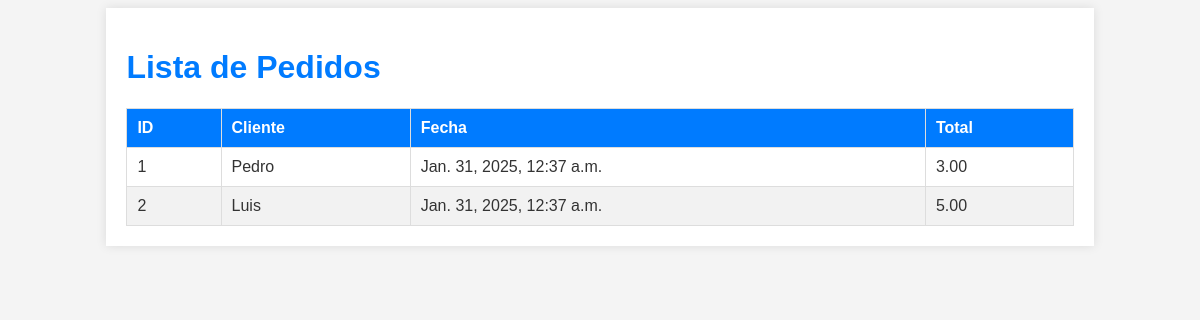
Page /pedidos/ on the committed database.
### GesCuxi/models.py (models this page shows, shortened)
class Pedido(models.Model):
    cliente = models.ForeignKey(Cliente, on_delete=models.CASCADE)
    fecha = models.DateTimeField(auto_now_add=True)
    total = models.DecimalField(max_digits=10, decimal_places=2)

class Cliente(models.Model):
    nombre = models.CharField(max_length=100)
    direccion = models.CharField(max_length=200)
    telefono = models.CharField(max_length=15)
    email = models.EmailField()

### GesCuxi/views.py (the view)
# urls.py: path('pedidos/', views.lista_pedidos, name='lista_pedidos'),
def lista_pedidos(request):
    pedidos = Pedido.objects.all()
    return render(request, 'pedidos.html', {'pedidos': pedidos})

### templates/pedidos.html (shortened to what this page needs)
<!DOCTYPE html>
<html lang="es">
<head>
</head>
<body>
    <div class="container">
        <h1>Lista de Pedidos</h1>
        <table>
            <thead>
                <tr>
                    <th>ID</th>
                    <th>Cliente</th>
                    <th>Fecha</th>
                    <th>Total</th>
                </tr>
            </thead>
            <tbody>
                {% for pedido in pedidos %}
                <tr>
                    <td>{{ pedido.id }}</td>
                    <td>{{ pedido.cliente.nombre }}</td>
                    <td>{{ pedido.fecha }}</td>
                    <td>{{ pedido.total }}</td>
                </tr>
                {% endfor %}
            </tbody>
        </table>
    </div>
</body>
</html>

### templates/pedidos.html (style rules this page uses)
body { font-family: Arial, sans-serif; background-color: #f4f4f4; color: #333; }
.container { width: 80%; margin: 0 auto; padding: 20px; background-color: #fff; box-shadow: 0 0 10px rgba(0, 0, 0, 0.1); }
h1 { color: #007BFF; }
table { width: 100%; border-collapse: collapse; margin-top: 20px; }
table, th, td { border: 1px solid #ddd; }
th, td { padding: 10px; text-align: left; }
th { background-color: #007BFF; color: white; }
tr:nth-child(even) { background-color: #f2f2f2; }

### rows in the picture
Pedido: id "1", cliente.nombre "Pedro", fecha "Jan. 31, 2025, 12:37 a.m.", total "3.00"
Pedido: id "2", cliente.nombre "Luis", fecha "Jan. 31, 2025, 12:37 a.m.", total "5.00"
